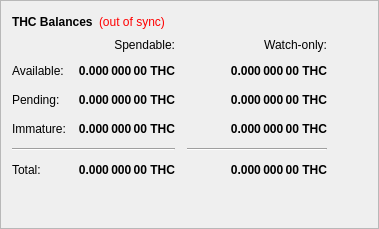
        <widget class="QFrame" name="frame">
         <property name="frameShape">
          <enum>QFrame::StyledPanel</enum>
         </property>
         <property name="frameShadow">
          <enum>QFrame::Raised</enum>
         </property>
         <layout class="QVBoxLayout" name="verticalLayout_4">
          <item>
           <layout class="QHBoxLayout" name="horizontalLayout_4">
            <item>
             <widget class="QLabel" name="label_5">
              <property name="font">
               <font>
                <weight>75</weight>
                <bold>true</bold>
               </font>
              </property>
              <property name="text">
               <string>THC Balances</string>
              </property>
             </widget>
            </item>
            <item>
             <widget class="QLabel" name="labelWalletStatus">
              <property name="cursor">
               <cursorShape>WhatsThisCursor</cursorShape>
              </property>
              <property name="toolTip">
               <string>The displayed information may be out of date. Your wallet automatically synchronizes with the THC network after a connection is established, but this process has not completed yet.</string>
              </property>
              <property name="styleSheet">
               <string notr="true">QLabel { color: red; }</string>
              </property>
              <property name="text">
               <string notr="true">(out of sync)</string>
              </property>
              <property name="alignment">
               <set>Qt::AlignLeading|Qt::AlignLeft|Qt::AlignVCenter</set>
              </property>
             </widget>
            </item>
            <item>
             <spacer name="horizontalSpacer_3">
              <property name="orientation">
               <enum>Qt::Horizontal</enum>
              </property>
              <property name="sizeHint" stdset="0">
               <size>
                <width>40</width>
                <height>20</height>
               </size>
              </property>
             </spacer>
            </item>
           </layout>
          </item>
          <item>
           <layout class="QGridLayout" name="gridLayout">
            <property name="spacing">
             <number>12</number>
            </property>
            <item row="2" column="2">
             <widget class="QLabel" name="labelWatchPending">
              <property name="font">
               <font>
                <weight>75</weight>
                <bold>true</bold>
               </font>
              </property>
              <property name="cursor">
               <cursorShape>IBeamCursor</cursorShape>
              </property>
              <property name="toolTip">
               <string>Unconfirmed transactions to watch-only addresses</string>
              </property>
              <property name="text">
               <string notr="true">0.000 000 00 THC</string>
              </property>
              <property name="alignment">
               <set>Qt::AlignRight|Qt::AlignTrailing|Qt::AlignVCenter</set>
              </property>
              <property name="textInteractionFlags">
               <set>Qt::LinksAccessibleByMouse|Qt::TextSelectableByKeyboard|Qt::TextSelectableByMouse</set>
              </property>
             </widget>
            </item>
            <item row="2" column="1">
             <widget class="QLabel" name="labelUnconfirmed">
              <property name="font">
               <font>
                <weight>75</weight>
                <bold>true</bold>
               </font>
              </property>
              <property name="cursor">
               <cursorShape>IBeamCursor</cursorShape>
              </property>
              <property name="toolTip">
               <string>Total of transactions that have yet to be confirmed, and do not yet count toward the spendable balance</string>
              </property>
              <property name="text">
               <string notr="true">0.000 000 00 THC</string>
              </property>
              <property name="alignment">
               <set>Qt::AlignRight|Qt::AlignTrailing|Qt::AlignVCenter</set>
              </property>
              <property name="textInteractionFlags">
               <set>Qt::LinksAccessibleByMouse|Qt::TextSelectableByKeyboard|Qt::TextSelectableByMouse</set>
              </property>
             </widget>
            </item>
            <item row="3" column="2">
             <widget class="QLabel" name="labelWatchImmature">
              <property name="font">
               <font>
                <weight>75</weight>
                <bold>true</bold>
               </font>
              </property>
              <property name="cursor">
               <cursorShape>IBeamCursor</cursorShape>
              </property>
              <property name="toolTip">
               <string>Staked or masternode rewards in watch-only addresses that has not yet matured</string>
              </property>
              <property name="text">
               <string notr="true">0.000 000 00 THC</string>
              </property>
              <property name="alignment">
               <set>Qt::AlignRight|Qt::AlignTrailing|Qt::AlignVCenter</set>
              </property>
              <property name="textInteractionFlags">
               <set>Qt::LinksAccessibleByMouse|Qt::TextSelectableByKeyboard|Qt::TextSelectableByMouse</set>
              </property>
             </widget>
            </item>
            <item row="4" column="0" colspan="2">
             <widget class="Line" name="lineSpendableBalance">
              <property name="orientation">
               <enum>Qt::Horizontal</enum>
              </property>
             </widget>
            </item>
            <item row="4" column="2">
             <widget class="Line" name="lineWatchBalance">
              <property name="sizePolicy">
               <sizepolicy hsizetype="Preferred" vsizetype="Fixed">
                <horstretch>0</horstretch>
                <verstretch>0</verstretch>
               </sizepolicy>
              </property>
              <property name="minimumSize">
               <size>
                <width>140</width>
                <height>0</height>
               </size>
              </property>
              <property name="orientation">
               <enum>Qt::Horizontal</enum>
              </property>
             </widget>
            </item>
            <item row="5" column="0">
             <widget class="QLabel" name="labelTotalText">
              <property name="text">
               <string>Total:</string>
              </property>
             </widget>
            </item>
            <item row="3" column="1">
             <widget class="QLabel" name="labelImmature">
              <property name="font">
               <font>
                <weight>75</weight>
                <bold>true</bold>
               </font>
              </property>
              <property name="cursor">
               <cursorShape>IBeamCursor</cursorShape>
              </property>
              <property name="toolTip">
               <string>Staked or masternode rewards that has not yet matured</string>
              </property>
              <property name="text">
               <string notr="true">0.000 000 00 THC</string>
              </property>
              <property name="alignment">
               <set>Qt::AlignRight|Qt::AlignTrailing|Qt::AlignVCenter</set>
              </property>
              <property name="textInteractionFlags">
               <set>Qt::LinksAccessibleByMouse|Qt::TextSelectableByKeyboard|Qt::TextSelectableByMouse</set>
              </property>
             </widget>
            </item>
            <item row="2" column="3">
             <spacer name="horizontalSpacer_2">
              <property name="orientation">
               <enum>Qt::Horizontal</enum>
              </property>
              <property name="sizeHint" stdset="0">
               <size>
                <width>40</width>
                <height>20</height>
               </size>
              </property>
             </spacer>
            </item>
            <item row="3" column="0">
             <widget class="QLabel" name="labelImmatureText">
              <property name="text">
               <string>Immature:</string>
              </property>
             </widget>
            </item>
            <item row="5" column="1">
             <widget class="QLabel" name="labelTotal">
              <property name="font">
               <font>
                <weight>75</weight>
                <bold>true</bold>
               </font>
              </property>
              <property name="cursor">
               <cursorShape>IBeamCursor</cursorShape>
              </property>
              <property name="toolTip">
               <string>Your current total balance</string>
              </property>
              <property name="text">
               <string notr="true">0.000 000 00 THC</string>
              </property>
              <property name="alignment">
               <set>Qt::AlignRight|Qt::AlignTrailing|Qt::AlignVCenter</set>
              </property>
              <property name="textInteractionFlags">
               <set>Qt::LinksAccessibleByMouse|Qt::TextSelectableByKeyboard|Qt::TextSelectableByMouse</set>
              </property>
             </widget>
            </item>
            <item row="5" column="2">
             <widget class="QLabel" name="labelWatchTotal">
              <property name="font">
               <font>
                <weight>75</weight>
                <bold>true</bold>
               </font>
              </property>
              <property name="cursor">
               <cursorShape>IBeamCursor</cursorShape>
              </property>
              <property name="toolTip">
               <string>Current total balance in watch-only addresses</string>
              </property>
              <property name="text">
               <string notr="true">0.000 000 00 THC</string>
              </property>
              <property name="alignment">
               <set>Qt::AlignRight|Qt::AlignTrailing|Qt::AlignVCenter</set>
              </property>
              <property name="textInteractionFlags">
               <set>Qt::LinksAccessibleByMouse|Qt::TextSelectableByKeyboard|Qt::TextSelectableByMouse</set>
              </property>
             </widget>
            </item>
            <item row="0" column="2">
             <widget class="QLabel" name="labelWatchonly">
              <property name="text">
               <string>Watch-only:</string>
              </property>
              <property name="alignment">
               <set>Qt::AlignRight|Qt::AlignTrailing|Qt::AlignVCenter</set>
              </property>
             </widget>
            </item>
            <item row="1" column="0">
             <widget class="QLabel" name="labelBalanceText">
              <property name="text">
               <string>Available:</string>
              </property>
             </widget>
            </item>
            <item row="1" column="1">
             <widget class="QLabel" name="labelBalance">
              <property name="font">
               <font>
                <weight>75</weight>
                <bold>true</bold>
               </font>
              </property>
              <property name="cursor">
               <cursorShape>IBeamCursor</cursorShape>
              </property>
              <property name="toolTip">
               <string>Your current spendable balance</string>
              </property>
              <property name="text">
               <string notr="true">0.000 000 00 THC</string>
              </property>
              <property name="alignment">
               <set>Qt::AlignRight|Qt::AlignTrailing|Qt::AlignVCenter</set>
              </property>
              <property name="textInteractionFlags">
               <set>Qt::LinksAccessibleByMouse|Qt::TextSelectableByKeyboard|Qt::TextSelectableByMouse</set>
              </property>
             </widget>
            </item>
            <item row="1" column="2">
             <widget class="QLabel" name="labelWatchAvailable">
              <property name="font">
               <font>
                <weight>75</weight>
                <bold>true</bold>
               </font>
              </property>
              <property name="cursor">
               <cursorShape>IBeamCursor</cursorShape>
              </property>
              <property name="toolTip">
               <string>Your current balance in watch-only addresses</string>
              </property>
              <property name="text">
               <string notr="true">0.000 000 00 THC</string>
              </property>
              <property name="alignment">
               <set>Qt::AlignRight|Qt::AlignTrailing|Qt::AlignVCenter</set>
              </property>
              <property name="textInteractionFlags">
               <set>Qt::LinksAccessibleByMouse|Qt::TextSelectableByKeyboard|Qt::TextSelectableByMouse</set>
              </property>
             </widget>
            </item>
            <item row="2" column="0">
             <widget class="QLabel" name="labelPendingText">
              <property name="text">
               <string>Pending:</string>
              </property>
             </widget>
            </item>
            <item row="0" column="1">
             <widget class="QLabel" name="labelSpendable">
              <property name="text">
               <string>Spendable:</string>
              </property>
              <property name="alignment">
               <set>Qt::AlignRight|Qt::AlignTrailing|Qt::AlignVCenter</set>
              </property>
             </widget>
            </item>
           </layout>
          </item>
          <item>
           <spacer name="verticalSpacer_4">
            <property name="orientation">
             <enum>Qt::Vertical</enum>
            </property>
            <property name="sizeHint" stdset="0">
             <size>
              <width>20</width>
              <height>40</height>
             </size>
            </property>
           </spacer>
          </item>
         </layout>
        </widget>
